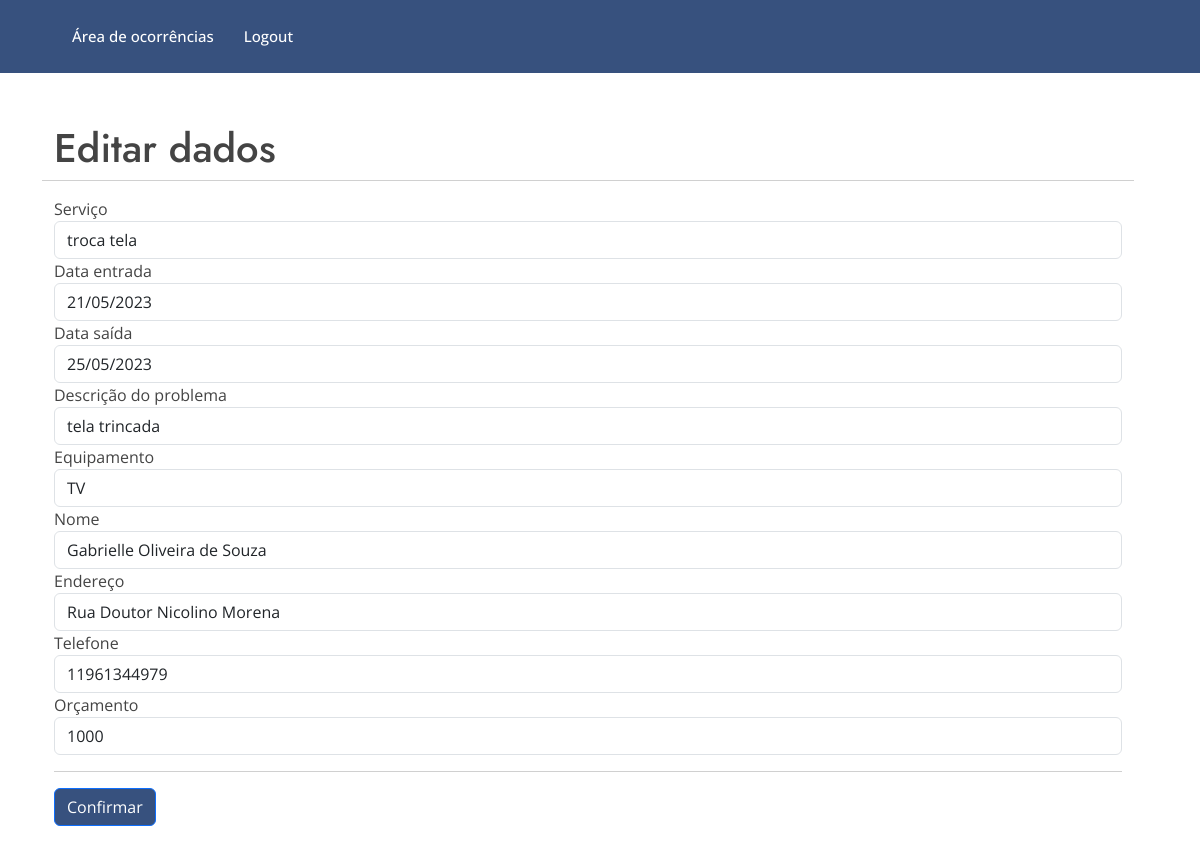
Page /edit_user/3 on the committed database.
### models.py (models this page shows)
class Client(db.Model):
    id = db.Column(db.Integer, primary_key=True)
    servico = db.Column(db.String(100), unique=True)
    dentrada = db.Column(db.Integer, primary_key=True)
    dsaida = db.Column(db.Date, primary_key=True)
    descricao = db.Column(db.String(200), unique=True)
    equipamento = db.Column(db.String(100), unique=True)
    nome = db.Column(db.String(150), unique=True)
    endereco = db.Column(db.String(200), unique=True)
    fone = db.Column(db.Integer, primary_key=True)
    orcamento = db.Column(db.Double, primary_key=True)

### main.py (the view, shortened to what this page needs)
@main.route('/edit_user/<string:id>', methods=["POST","GET"]) # reconhecerá o usuário quando passar o id
def edit_user(id):
    con=sql.connect("db.sqlite")
    con.row_factory=sql.Row
    cur=con.cursor()
    cur.execute("select * from client where ID=?",(id,))
    data=cur.fetchone()
    return render_template("edit_user.html", datas=data)

### template/edit_user.html (shortened to what this page needs)
{% extends 'layout.html' %}
{% block body %}
<main id="main">
  <section id="about" class="about" style="width: 100%">
    <div class="container py-5 h-100" data-aos="fade-up">
      <div class="row">
        <div class="row d-flex align-items-center justify-content-center h-100">
          <h1>Editar dados</h1>
          <hr />
          <form
            method="post"
            action="{{url_for('main.edit_user',id=datas.ID)}}"
          >
            <div class="form group">
              <label>Serviço</label>
              <input
                type="text"
                name="servico"
                maxlength="10"
                required
                class="form-control"
                value="{{datas.SERVICO}}"
              />
            </div>
            <div class="form group">
              <label>Data entrada</label>
              <input
                type="text"
                name="dentrada"
                maxlength="10"
                required
                class="form-control"
                value="{{datas.DENTRADA}}"
              />
            </div>
            <div class="form group">
              <label>Data saída</label>
              <input
                type="text"
                name="dsaida"
                maxlength="10"
                required
                class="form-control"
                value="{{datas.DSAIDA}}"
              />
            </div>
            <div class="form group">
              <label>Descrição do problema</label>
              <input
                type="text"
                name="descricao"
                maxlength="60"
                required
                class="form-control"
                value="{{datas.DESCRICAO}}"
              />
            </div>
            <div class="form group">
              <label>Equipamento</label>
              <input
                type="text"
                name="equipamento"
                maxlength="30"
                required
                class="form-control"
                value="{{datas.EQUIPAMENTO}}"
              />
            </div>
            <div class="form group">
              <label>Nome</label>
              <input
                type="text"
                name="nome"
                maxlength="30"
                required
                class="form-control"
                value="{{datas.NOME}}"
              />
            </div>
            <div class="form group">
              <label>Endereço</label>
              <input
                type="text"
                name="endereco"
                maxlength="30"
                required
                class="form-control"
                value="{{datas.ENDERECO}}"
              />
            </div>
            <div class="form group">
              <label>Telefone</label>
              <input
                type="text"
                name="fone"
                maxlength="15"
                required
                class="form-control"
                value="{{datas.FONE}}"
              />
            </div>
            <div class="form group">
              <label>Orçamento</label>
              <input
                type="text"
                name="orcamento"
                maxlength="200"
                required
                class="form-control"
                value="{{datas.ORCAMENTO}}"
              />
            </div>
            <hr>
            <input type="submit" value="Confirmar" class="btn btn-primary" style="background-color: #37517E;"/>
          </form>
        </div>
      </div>
    </div>
  </section>
  {% endblock %}

### static/style/style.css (style rules this page uses)
body { font-family: "Open Sans", sans-serif; color: #444444; }
h1, h2, h3, h4, h5, h6 { font-family: "Jost", sans-serif; }
section { padding: 60px 0; overflow: hidden; }

### rows in the picture
Client: servico "troca tela", dentrada "21/05/2023", dsaida "25/05/2023", descricao "tela trincada", equipamento "TV", nome "Gabrielle Oliveira de Souza", endereco "Rua Doutor Nicolino Morena", fone "11961344979", orcamento "1000"
